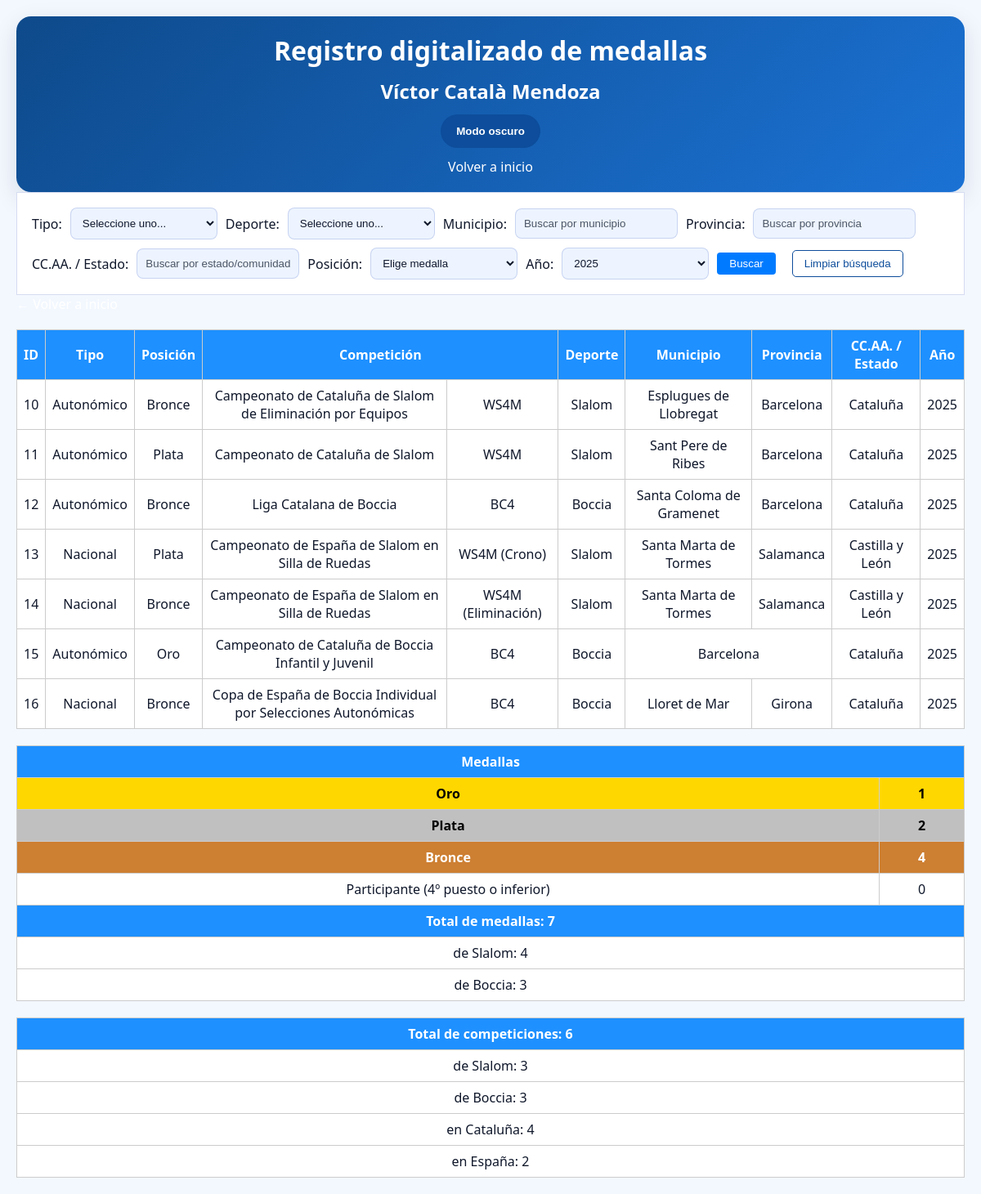
/medallero.php?year=2025, run on an earlier commit of the app's database.
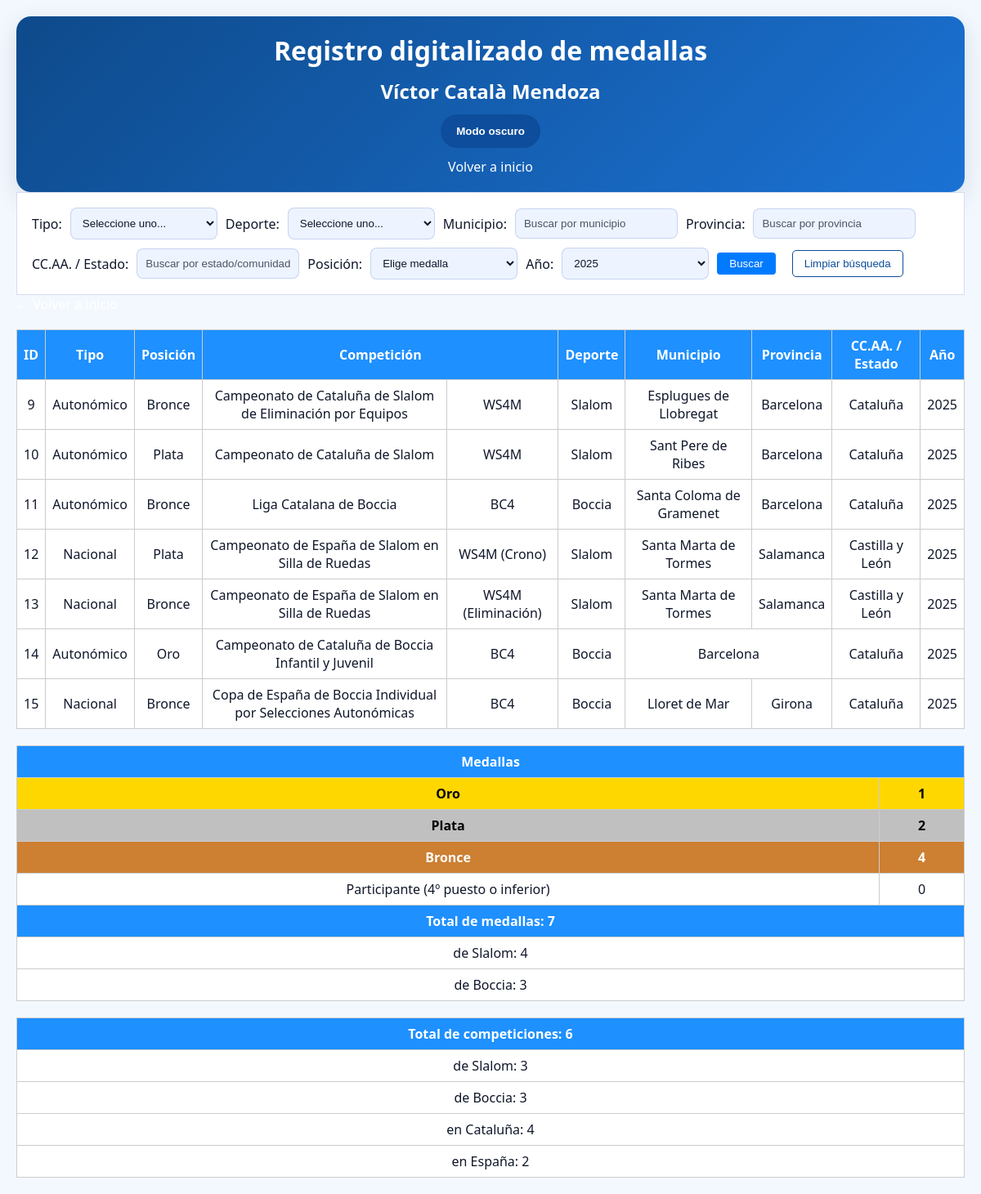
And on a later commit of the database.
### tables this page shows
CREATE TABLE medallas (
    id INT AUTO_INCREMENT PRIMARY KEY,
    tipo ENUM('Autonómico', 'Nacional', 'Internacional'),
    competicion VARCHAR(255),
    deporte VARCHAR(100),
    posicion ENUM('Oro', 'Plata', 'Bronce', 'Participante'),
    division VARCHAR(100) NULL,
    lugar VARCHAR(100),
    provincia VARCHAR(100),
    comunidad VARCHAR(100),
    pais VARCHAR(100),
    year YEAR
);

### funciones.php (called while the page is built, shortened)
<?php
function iconoMedalla($posicion)
{
    switch ($posicion) {
        default:
            return ucfirst($posicion);
    }
}
?>

### medallero.php (the view, shortened to what this page needs)
<?php include 'conexion.php';
include 'funciones.php'; ?>
<!DOCTYPE html>
<html>
<head>
    <link rel="stylesheet" href="css/index.css">
</head>
<body>
    <header>
        <h1>Registro digitalizado de medallas</h1>
        <h2>Víctor Català Mendoza</h2>
        <button id="theme-toggle" type="button">Modo oscuro</button>
        <a href="index.php">Volver a inicio</a>
    </header>
    <form method="GET">
        Tipo:
        <select name="tipo">
            <option value="">Seleccione uno...</option>
        </select>
        Deporte:
        <select name="deporte">
            <option value="">Seleccione uno...</option>
        </select>
        Municipio:
        <input type="text" name="lugar" id="municipio" placeholder="Buscar por municipio">
        Provincia:
        <input type="text" name="provincia" id="provincia" placeholder="Buscar por provincia">
        CC.AA. / Estado:
        <input type="text" name="comunidad" id="comunidad" placeholder="Buscar por estado/comunidad autónoma">
        Posición:
        <select name="posicion">
            <option value="">Elige medalla</option>
        </select>
        Año:
        <select name="year">
            <?php
            $year_inicio = 2023;
            $year_actual = date('Y');
            for ($i = $year_inicio; $i <= $year_actual; $i++) {
                $seleccionado = ($_GET['year'] ?? '') == $i ? 'selected' : '';
                echo "<option value=\"$i\" $seleccionado>$i</option>";
            }
            ?>
        </select>
        <input type="submit" value="Buscar">
        <button type="button" id="limpiar-filtros">Limpiar búsqueda</button>
    </form>
    <a href="index.php">&larr; Volver a inicio</a>
    <?php
    $year = $_GET['year'] ?? '';
    $where = " WHERE 1=1";
    if (!empty($year)) {
        $where .= " AND year = " . intval($year);
    }
    $whereCompeticionesSlalom = " WHERE 1=1";
    if (!empty($year)) {
        $whereCompeticionesSlalom .= " AND year = " . intval($year);
    }
    $whereCompeticionesBoccia = " WHERE deporte = 'Boccia'";
    if (!empty($year)) {
        $whereCompeticionesBoccia .= " AND year = " . intval($year);
    }
    $sql = "SELECT * FROM medallas" . $where;
    $sqlResumenSlalom = "SELECT
        SUM(CASE WHEN LOWER(posicion) = 'oro' THEN 1 ELSE 0 END) AS oro,
        SUM(CASE WHEN LOWER(posicion) = 'plata' THEN 1 ELSE 0 END) AS plata,
        SUM(CASE WHEN LOWER(posicion) = 'bronce' THEN 1 ELSE 0 END) AS bronce
    FROM medallas" . $where . " AND LOWER(deporte) LIKE '%slalom%' AND LOWER(posicion) IN ('oro', 'plata', 'bronce')";
    $sqlResumenBoccia = "SELECT
        SUM(CASE WHEN LOWER(posicion) = 'oro' THEN 1 ELSE 0 END) AS oro,
        SUM(CASE WHEN LOWER(posicion) = 'plata' THEN 1 ELSE 0 END) AS plata,
        SUM(CASE WHEN LOWER(posicion) = 'bronce' THEN 1 ELSE 0 END) AS bronce
    FROM medallas" . $where . " AND LOWER(deporte) LIKE '%boccia%' AND LOWER(posicion) IN ('oro', 'plata', 'bronce')";
    $sqlResumen = "SELECT
        SUM(posicion = 'oro') AS oro,
        SUM(posicion = 'plata') AS plata,
        SUM(posicion = 'bronce') AS bronce,
        SUM(posicion IN ('participante')) AS total_participantes,
        SUM(posicion IN ('oro', 'plata', 'bronce')) AS total_medallas,
        (SELECT COUNT(DISTINCT competicion) FROM competiciones_slalom" . $whereCompeticionesSlalom . " AND posicion IN ('oro', 'plata', 'bronce', 'participante')) AS total_competiciones_slalom,
        (SELECT COUNT(DISTINCT competicion) FROM medallas" . $whereCompeticionesBoccia . " AND posicion IN ('oro', 'plata', 'bronce', 'participante')) AS total_competiciones_boccia,
        (SELECT COUNT(DISTINCT competicion) FROM competiciones_slalom" . $whereCompeticionesSlalom . " AND tipo = 'autonomico' AND posicion IN ('oro', 'plata', 'bronce', 'participante')) AS total_catalunya_slalom,
        (SELECT COUNT(DISTINCT competicion) FROM medallas" . $whereCompeticionesBoccia . " AND tipo = 'autonomico' AND posicion IN ('oro', 'plata', 'bronce', 'participante')) AS total_catalunya_boccia,
        (SELECT COUNT(DISTINCT competicion) FROM competiciones_slalom" . $whereCompeticionesSlalom . " AND tipo = 'nacional' AND posicion IN ('oro', 'plata', 'bronce', 'participante')) AS total_espanna_slalom,
        (SELECT COUNT(DISTINCT competicion) FROM medallas" . $whereCompeticionesBoccia . " AND tipo = 'nacional' AND posicion IN ('oro', 'plata', 'bronce', 'participante')) AS total_espanna_boccia,
        COUNT(*) AS total_registros
    FROM medallas" . $where . " AND posicion IN ('oro', 'plata', 'bronce', 'participante')";
    $resultado = $conexion->query($sql);
    if ($resultado->num_rows > 0): ?>
        <table>
            <tr>
                <th>ID</th>
                <th>Tipo</th>
                <th>Posición</th>
                <th colspan="2">Competición</th>
                <th>Deporte</th>
                <th>Municipio</th>
                <th>Provincia</th>
                <th>CC.AA. / Estado</th>
                <th>Año</th>
            </tr>
            <?php while ($fila = $resultado->fetch_assoc()): ?>
                <tr>
                    <td><?php echo $fila['id']; ?></td>
                    <td><?php echo $fila['tipo']; ?></td>
                    <td class="<?php echo $fila['posicion']; ?>">
                        <?php echo iconoMedalla($fila['posicion']); ?>
                    </td>
                    <td><?php echo $fila['competicion']; ?></td>
                    <td><?php echo $fila['division']; ?></td>
                    <td><?php echo $fila['deporte']; ?></td>
                    <?php
                    if ($fila['lugar'] == $fila['provincia']) {
                        echo '<td colspan="2">' . $fila['lugar'] . '</td>';
                        echo '<td>' . $fila['comunidad'] . '</td>';
                    } elseif ($fila['provincia'] == $fila['comunidad']) {
                        echo '<td colspan="2">' . $fila['provincia'] . '</td>';
                    } else {
                        echo '<td>' . $fila['lugar'] . '</td>';
                        echo '<td>' . $fila['provincia'] . '</td>';
                        echo '<td>' . $fila['comunidad'] . '</td>';
                    }
                    ?>
                    <td><?php echo $fila['year']; ?></td>
                </tr>
            <?php endwhile; ?>
        </table>
    <?php else: ?>
        <p>No se han encontrado resultados</p>
    <?php endif; ?>
    <?php
    $resultado2 = $conexion->query($sqlResumen);
    $resumen = $resultado2 ? $resultado2->fetch_assoc() : null;
    $resultadoSlalom = $conexion->query($sqlResumenSlalom);
    $resumenSlalom = $resultadoSlalom ? $resultadoSlalom->fetch_assoc() : null;
    $resultadoBoccia = $conexion->query($sqlResumenBoccia);
    $resumenBoccia = $resultadoBoccia ? $resultadoBoccia->fetch_assoc() : null;
    if ($resumen):
        $total_competiciones_slalom = (int) $resumen['total_competiciones_slalom'];
        $total_competiciones_boccia = (int) $resumen['total_competiciones_boccia'];
        $total_competiciones_deportes = $total_competiciones_slalom + $total_competiciones_boccia;
        ?>
        <table>
            <tr>
                <th colspan="2">Medallas</th>
            </tr>
            <tr>
                <th class=oro>Oro</th>
                <td class=oro><?php echo (int) $resumen['oro']; ?></td>
            </tr>
            <tr>
                <th class=plata>Plata</th>
                <td class=plata><?php echo (int) $resumen['plata']; ?></td>
            </tr>
            <tr>
                <th class=bronce>Bronce</th>
                <td class=bronce><?php echo (int) $resumen['bronce']; ?></td>
            </tr>
            <tr>
                <td>Participante (4º puesto o inferior)</td>
                <td><?php echo (int) $resumen['total_participantes']; ?></td>
            </tr>
            <tr>
                <th colspan="2">Total de medallas: <?php echo (int) $resumen['total_medallas']; ?></th>
            </tr>
            <tr>
                <td colspan="2">
                    de Slalom: <?php echo (int) (($resumenSlalom['oro'] ?? 0) + ($resumenSlalom['plata'] ?? 0) + ($resumenSlalom['bronce'] ?? 0)); ?>
                </td>
            </tr>
            <tr>
                <td colspan="2">
                    de Boccia: <?php echo (int) (($resumenBoccia['oro'] ?? 0) + ($resumenBoccia['plata'] ?? 0) + ($resumenBoccia['bronce'] ?? 0)); ?>
                </td>
            </tr>
        </table>
        <table>
            <tr>
                <th>Total de competiciones: <?php echo $total_competiciones_deportes; ?></th>
            </tr>
            <tr>
                <td>de Slalom: <?php echo $total_competiciones_slalom; ?></td>
            </tr>
            <tr>
                <td>de Boccia: <?php echo $total_competiciones_boccia; ?></td>
            </tr>
            <tr>
                <td>en Cataluña: <?php echo ((int) $resumen['total_catalunya_slalom'] + (int) $resumen['total_catalunya_boccia']); ?></td>
            </tr>
            <tr>
                <td>en España: <?php echo ((int) $resumen['total_espanna_slalom'] + (int) $resumen['total_espanna_boccia']); ?></td>
            </tr>
        </table>
    <?php else: ?>
        <p>No se han encontrado resultados</p>
    <?php endif; ?>
</body>
</html>

### css/index.css (style rules this page uses)
:root { --bg: #f3f8ff; --surface: #ffffff; --surface-soft: #edf4ff; --text: #0f172a; --muted: #4b5563; --border: rgba(30, 64, 175, 0.18); --accent: #0d4d9b; --accent-soft: #d6e6ff; --header-bg: #0e4a8b; --header-text: #ffffff; --table-header: #1e63c2; --table-row: #eff5ff; --table-alt: #dbe9ff; --button-bg: #0d4d9b; --button-text: #ffffff; --button-border: rgba(13, 77, 155, 0.34); }
* { box-sizing: border-box; padding: 0; margin: 0; }
html, body { min-height: 100%; }
body { font-family: 'Segoe UI', Tahoma, Geneva, Verdana, sans-serif; background-color: var(--bg); color: var(--text); margin: 20px; }
a { color: #ffffff; text-decoration: none; }
header { display: flex; flex-direction: column; align-items: center; justify-content: center; gap: 12px; text-align: center; padding: 20px; border-radius: 18px; background: linear-gradient(135deg, var(--header-bg), #1b72d4); color: var(--header-text); box-shadow: 0 10px 30px rgba(15, 23, 42, 0.12); }
header > * { margin: 0; }
#theme-toggle { padding: 12px 18px; background-color: var(--button-bg); color: var(--button-text); border: 1px solid var(--button-border); border-radius: 999px; cursor: pointer; font-weight: 600; transition: transform 0.2s ease, background-color 0.25s ease; }
form { background: var(--surface); padding: 18px; border: 1px solid var(--border); display: flex; flex-direction: row; flex-wrap: wrap; gap: 10px; align-items: center; }
form label, form > * { display: inline-flex; align-items: center; }
input[type="text"], input[type="date"], select, textarea { padding: 10px; border: 1px solid var(--border); border-radius: 8px; background-color: var(--surface-soft); color: var(--text); min-width: 180px; }
input[type="text"]::placeholder, input[type="date"]::placeholder, textarea::placeholder { color: var(--muted); }
input[type="submit"] { padding: 6px 15px; background-color: #007BFF; color: white; border: none; border-radius: 4px; cursor: pointer; }
#limpiar-filtros { background-color: transparent; color: var(--accent); border: 1px solid var(--accent); padding: 8px 14px; border-radius: 5px; cursor: pointer; margin-left: 10px; transition: background-color 0.3s ease, color 0.3s ease; }
table { width: 100%; border-collapse: collapse; margin-top: 20px; background: var(--surface); }
th, td { border: 1px solid #ccc; padding: 8px; text-align: center; }
th { background-color: dodgerblue; color: white; text-align: center; }
td.oro, th.oro { background-color: gold; color: black; font-weight: bold; }
td.plata, th.plata { background-color: silver; color: black; font-weight: bold; }
td.bronce, th.bronce { background-color: #cd7f32; color: white; font-weight: bold; }

What changed in the data, as far as the page shows it:
no longer on this page (row edited): medallas: id "16", tipo "Nacional", posicion "Bronce", competicion "Copa de España de Boccia Individual por Selecciones Autonómicas", division "BC4", deporte "Boccia", lugar "Lloret de Mar", provincia "Girona", comunidad "Cataluña", year "2025"
now on this page (row edited): medallas: id "9", tipo "Autonómico", posicion "Bronce", competicion "Campeonato de Cataluña de Slalom de Eliminación por Equipos", division "WS4M", deporte "Slalom", lugar "Esplugues de Llobregat", provincia "Barcelona", comunidad "Cataluña", year "2025"
changed medallas id 10: posicion "Bronce" → "Plata"; competicion "Campeonato de Cataluña de Slalom de Eliminación por Equipos" → "Campeonato de Cataluña de Slalom"; lugar "Esplugues de Llobregat" → "Sant Pere de Ribes"
changed medallas id 11: posicion "Plata" → "Bronce"; competicion "Campeonato de Cataluña de Slalom" → "Liga Catalana de Boccia"; division "WS4M" → "BC4"; deporte "Slalom" → "Boccia"; lugar "Sant Pere de Ribes" → "Santa Coloma de Gramenet"
changed medallas id 12: tipo "Autonómico" → "Nacional"; posicion "Bronce" → "Plata"; competicion "Liga Catalana de Boccia" → "Campeonato de España de Slalom en Silla de Ruedas"; division "BC4" → "WS4M (Crono)"; deporte "Boccia" → "Slalom"; lugar "Santa Coloma de Gramenet" → "Santa Marta de Tormes"; provincia "Barcelona" → "Salamanca"; comunidad "Cataluña" → "Castilla y León"
changed medallas id 13: posicion "Plata" → "Bronce"; division "WS4M (Crono)" → "WS4M (Eliminación)"
changed medallas id 14: tipo "Nacional" → "Autonómico"; posicion "Bronce" → "Oro"; competicion "Campeonato de España de Slalom en Silla de Ruedas" → "Campeonato de Cataluña de Boccia Infantil y Juvenil"; division "WS4M (Eliminación)" → "BC4"; deporte "Slalom" → "Boccia"; lugar "Santa Marta de Tormes" → "Barcelona"; provincia "Salamanca" → (not shown); comunidad "Castilla y León" → "Cataluña"
changed medallas id 15: tipo "Autonómico" → "Nacional"; posicion "Oro" → "Bronce"; competicion "Campeonato de Cataluña de Boccia Infantil y Juvenil" → "Copa de España de Boccia Individual por Selecciones Autonómicas"; provincia (not shown) → "Girona"; lugar "Barcelona" → "Lloret de Mar"
